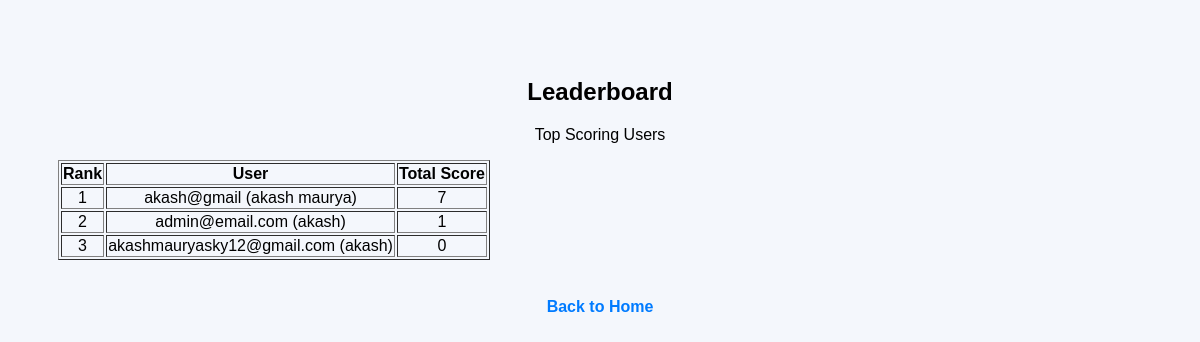
Page /leaderboard (signed in) on the committed database.
### tables this page shows
CREATE TABLE users (
                    id INTEGER PRIMARY KEY,
                    email TEXT UNIQUE,
                    password TEXT,
                    full_name TEXT,
                    qualification TEXT,
                    dob TEXT,
                    is_admin INTEGER DEFAULT 0,
                    is_blocked INTEGER DEFAULT 0);

### app.py (the view)
@app.route("/leaderboard")
def leaderboard():
    if "user" in session:
        conn = sqlite3.connect("database.db")
        c = conn.cursor()
        c.execute("""
            SELECT users.full_name, users.email, SUM(scores.total_scored) as total_score
            FROM scores
            JOIN users ON scores.user_id = users.id
            GROUP BY users.id
            ORDER BY total_score DESC
        """)
        leaderboard_data = c.fetchall()
        conn.close()
        return render_template("leaderboard.html", leaderboard=leaderboard_data, enumerate=enumerate)  # ✅ Pass enumerate
    return redirect(url_for("login"))

### templates/leaderboard.html (shortened to what this page needs)
<!DOCTYPE html>
<html lang="en">
<head>
    <link rel="stylesheet" type="text/css" href="{{ url_for('static', filename='styles.css') }}">
</head>
<body>
    <h2>Leaderboard</h2>
    <p>Top Scoring Users</p>
    {% if leaderboard %}
        <table border="1">
            <tr>
                <th>Rank</th>
                <th>User</th>
                <th>Total Score</th>
            </tr>
            {% for rank, user in enumerate(leaderboard, start=1) %}
                <tr>
                    <td>{{ rank }}</td>
                    <td>{{ user[1] }} ({{ user[0] }})</td>
                    <td>{{ user[2] }}</td>
                </tr>
            {% endfor %}
        </table>
    {% else %}
        <p>No scores recorded yet.</p>
    {% endif %}
    <br>
    <a href="{{ url_for('home') }}">Back to Home</a>
</body>
</html>

### static/styles.css (style rules this page uses)
body { font-family: Arial, sans-serif; background-color: #f4f7fc; text-align: center; padding: 50px; }
a { color: #007bff; text-decoration: none; }
a { display: inline-block; margin-top: 20px; color: #007bff; text-decoration: none; font-weight: bold; }

### rows in the picture
users: rank "1", email "akash@gmail", full_name "akash maurya", user "7"
users: rank "2", email "admin@email.com", full_name "akash", user "1"
users: rank "3", email "akashmauryasky12@gmail.com", full_name "akash", user "0"
